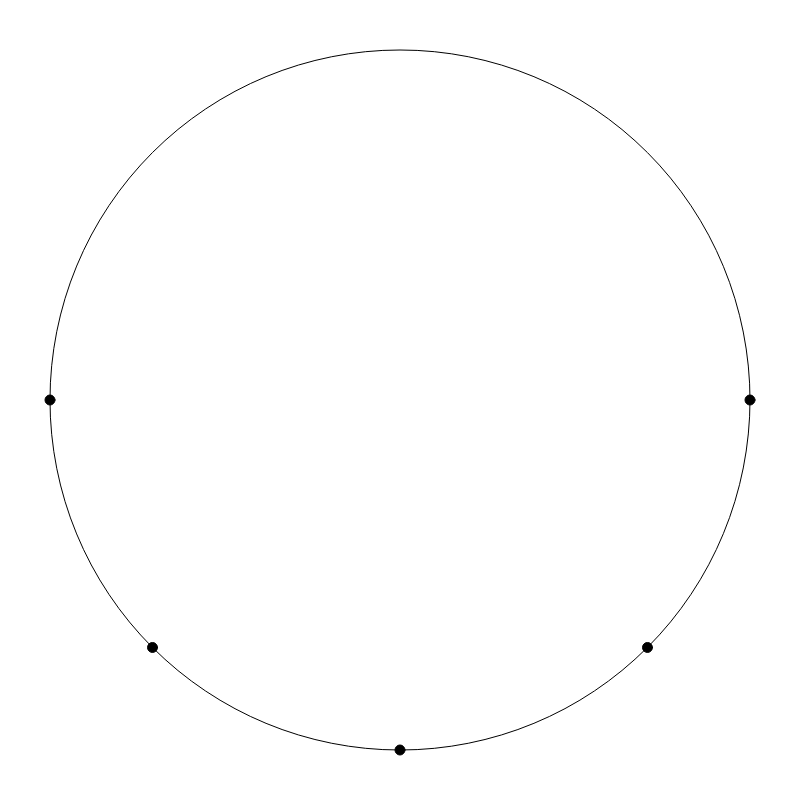
Frame 1 (no input)
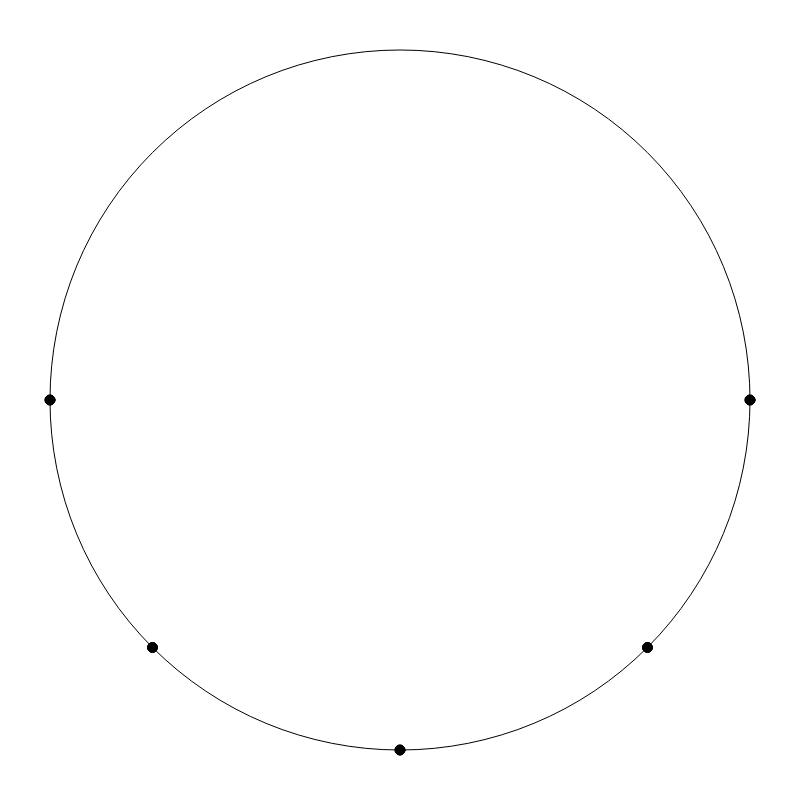
Frame 2 (the mouse pressed at the canvas centre, redrawn once)

The p5.js sketch that drew these frames (run headless with seeded random() and noise() and a simulated clock; the mouse was pressed at the canvas centre and the sketch redrawn once):

// p5.js sketch
// ── sketch.js
let centerX, centerY, radius;

function setup() {
  createCanvas(800, 800);
  background(255, 255, 255);

  centerX = width / 2;
  centerY = height / 2;
  radius = 350;
  circle(centerX, centerY, radius * 2);
  angleMode(DEGREES);

}

function draw() {
  // draw two random chords each frame
  // randomChord();
  for (let angle1 = 0; angle1 <= 180; angle1 += 45) {
    let xpos1 = centerX + radius * cos(angle1);
    let ypos1 = centerY + radius * sin(angle1);
    fill(0);
    circle(xpos1, ypos1, 10);
  }
  noLoop();
}

function randomChord(radius) {
  // find a random point on a circle
  let angle1 = random(0, 2 * PI);
  let xpos1 = centerX + radius * cos(angle1);
  let ypos1 = centerY + radius * sin(angle1);

  // find another random point on the circle
  let angle2 = random(0, 2 * PI);
  let xpos2 = centerX + radius * cos(angle2);
  let ypos2 = centerY + radius * sin(angle2);

  stroke(random(255), random(255), random(255), 50);
  strokeWeight(random(8));
  // draw a line between them
  line(xpos1, ypos1, xpos2, ypos2);
}
